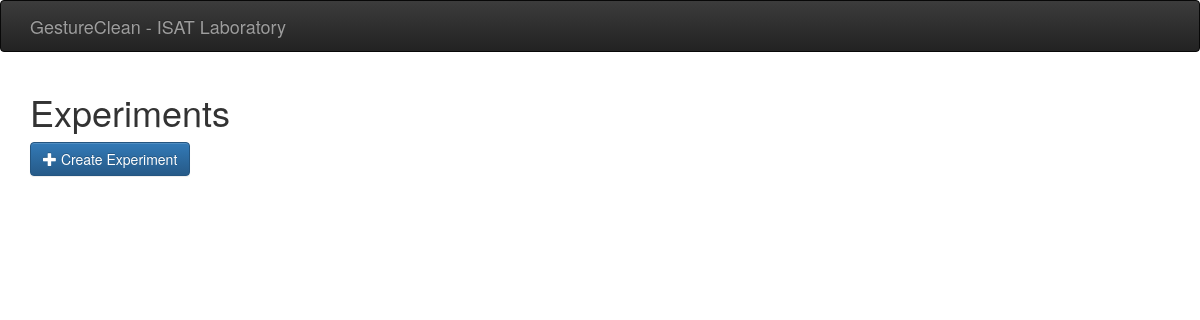
The page /vacs/experiments/ on the database as committed earlier.
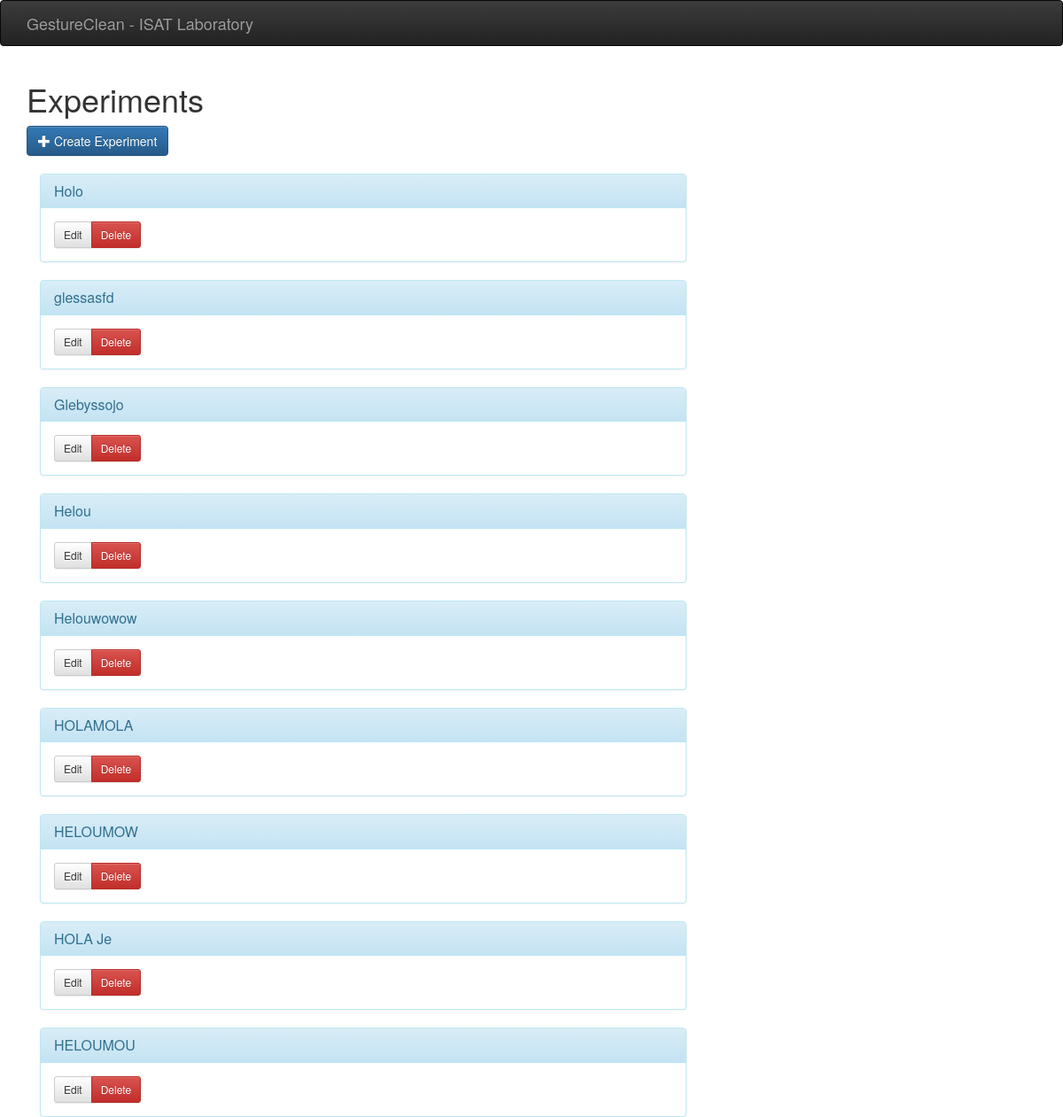
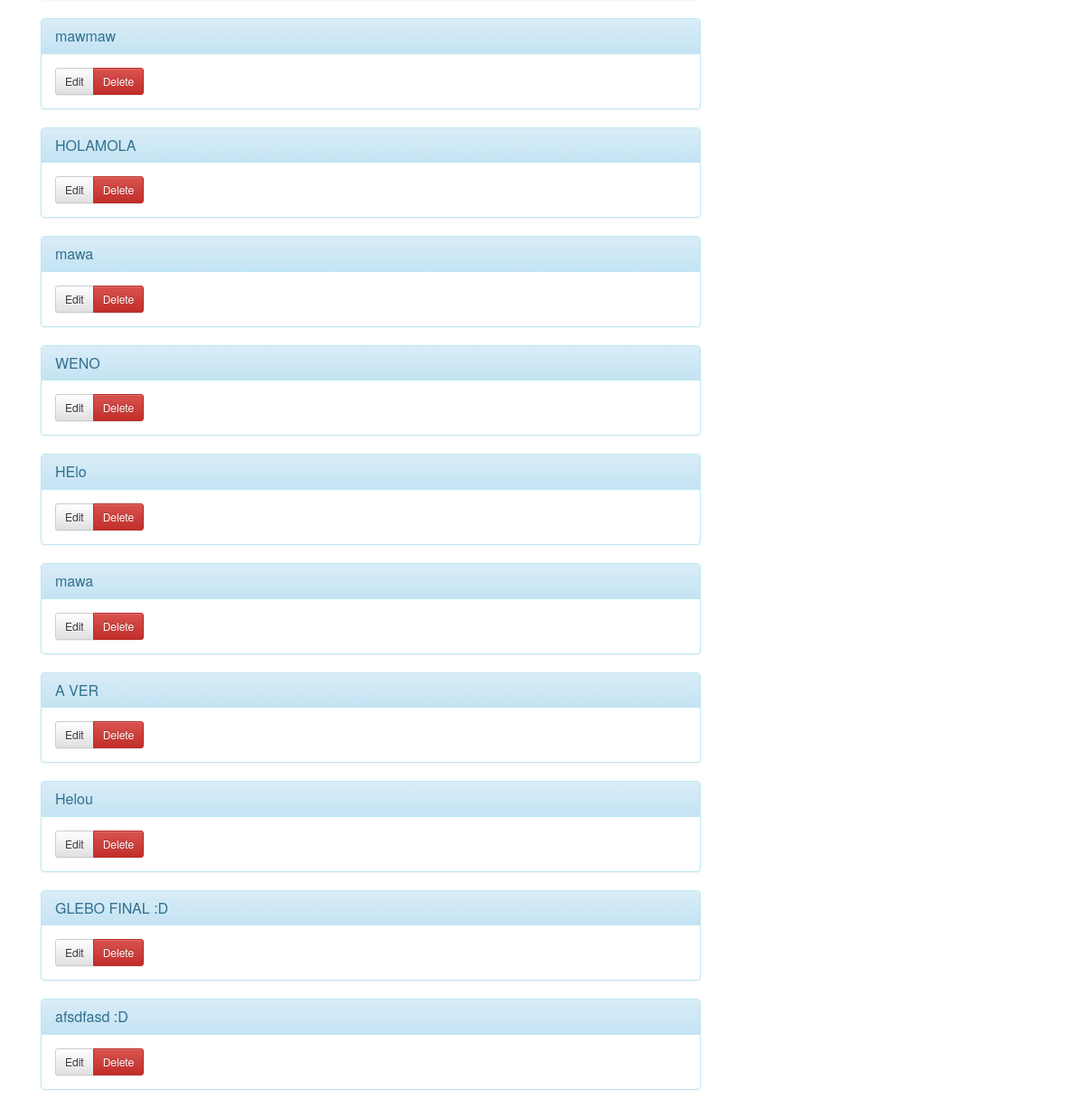
The same page on the database as committed later (2 pictures, top to bottom).
### vacs/models.py (models this page shows)
class Experiment(models.Model):
    name = models.CharField(max_length=200)
    student_n = models.IntegerField(default=0,
            validators=[MinValueValidator(0)])
    expert_n = models.IntegerField(default=0,
            validators=[MinValueValidator(0)])
    student_cmd_n  = models.IntegerField(default=2,
            validators=[MinValueValidator(2)])
    expert_cmd_n  = models.IntegerField(default=1,
            validators=[MinValueValidator(1)])
    is_active = models.BooleanField(default=True)
    replications = models.TextField(blank=True)
    owner = models.ForeignKey(User)

### vacs/views.py (the view)
@has_role_decorator('researcher')
def experiment_list(request, template_name='vacs/experiment_list.html'):
    experiments = Experiment.objects.all()
    data = {}
    data['object_list'] = experiments
    return render(request, template_name, data)

### vacs/templates/vacs/experiment_list.html
{% extends "vacs/base.html" %}
{% load widget_tweaks %}
{% block content %}
<h1>Experiments</h1>
<div class="btn-group">
    <a href="{% url "experiment_new" %}" class="btn btn-primary">
        <span class="glyphicon glyphicon-plus" aria-hidden="true"></span>
         Create Experiment
    </a>
</div>
<br>
<br>
<div class="col-md-8">
{% for experiment in object_list %}
<div class="panel panel-info">
    <div class="panel-heading">
        <h3 class="panel-title">{{ experiment.name }}</h3>
    </div>
    <div class="panel-body">
        <div class="btn-group vac-btn-group">
            <a href="{% url "experiment_edit" experiment.id %}" class="btn btn-sm btn-default">Edit</a>
            <a href="{% url "experiment_delete" experiment.id %}" class="btn btn-sm btn-danger">Delete</a>
        </div>
    </div>
</div>
{% endfor %}
</div>
{% endblock %}

### vacs/templates/vacs/base.html (shortened to what this page needs)
<html lang="en">
    {% load static %}
    <head>
        <link rel="stylesheet" type="text/css" href="{% static 'vacs/styles/css/bootstrap.min.css' %}" />
        <link rel="stylesheet" type="text/css" href="{% static 'vacs/styles/css/bootstrap-theme.min.css' %}" />
        <link rel="stylesheet" type="text/css" href="{% static 'vacs/styles/css/theme.css' %}" />
    </head>
    <body>
    <nav class="navbar navbar-toggleable-md navbar-inverse bg-inverse fixed-top">
      <div class="container">
        <div class="navbar-header">
          <a class="navbar-brand" href="#">GestureClean - ISAT Laboratory</a>
        </div>
      </div>
    </nav>
    <div class="container theme-showcase" role="main">
      {% block content %}
      {% endblock %}
    </div>
    </body>
</html>

### vacs/static/vacs/styles/css/theme.css (style rules this page uses)
.vac-btn-group { float: left; }

Rows that differ between the two databases and show on the page:
added Experiment: name "Holo"
added Experiment: name "glessasfd"
added Experiment: name "Glebyssojo"
added Experiment: name "Helou"
added Experiment: name "Helouwowow"
added Experiment: name "HOLAMOLA"
added Experiment: name "HELOUMOW"
added Experiment: name "HOLA Je"
added Experiment: name "HELOUMOU"
added Experiment: name "mawmaw"
added Experiment: name "HOLAMOLA"
added Experiment: name "mawa"
added Experiment: name "WENO"
added Experiment: name "HElo"
added Experiment: name "mawa"
added Experiment: name "A VER"
added Experiment: name "Helou"
added Experiment: name "GLEBO FINAL :D"
added Experiment: name "afsdfasd :D"
